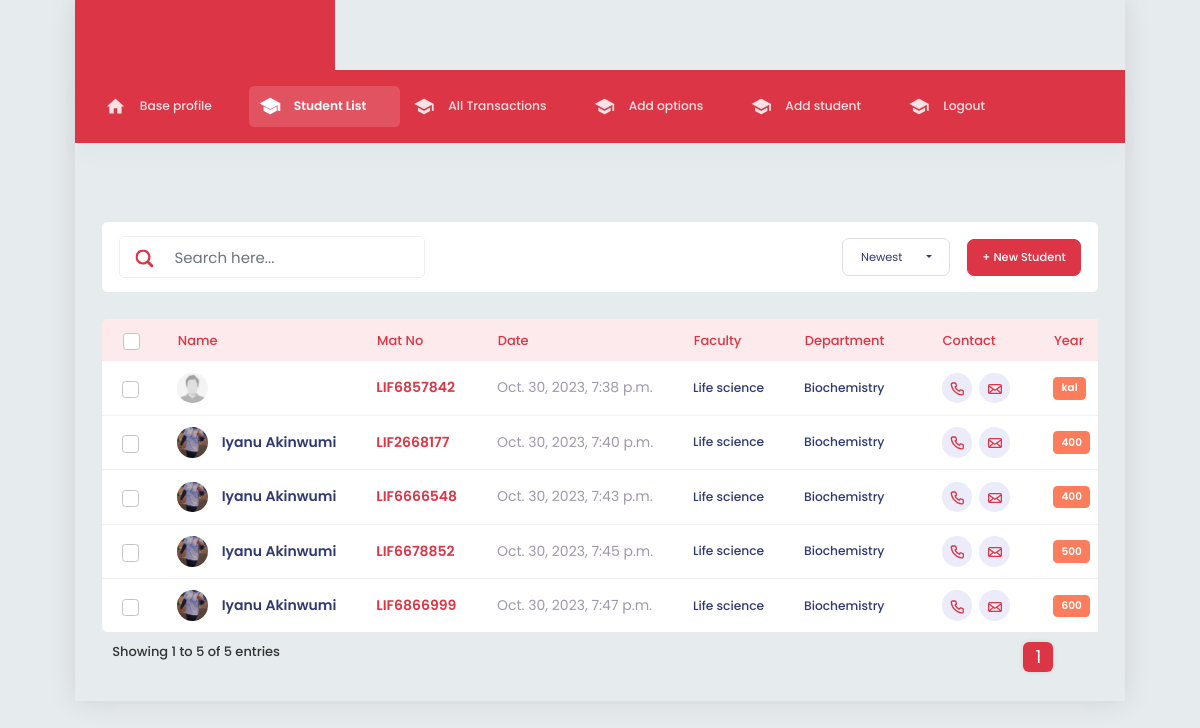
/staff/students-list (signed in), run on the app's committed database.
### app/models.py (models this page shows, shortened)
class Student(models.Model):
    user = models.OneToOneField(User, on_delete=models.CASCADE,related_name="student_user")
    mat_no = models.CharField(max_length=15)
    year = models.CharField(max_length=200)
    gender = models.CharField(choices=GENDER_CHOICES, max_length=200)
    address = models.CharField(max_length=200)
    phone = models.CharField(max_length=200)
    department = models.ForeignKey("school.Department", on_delete=models.SET_NULL, null=True)
    faculty = models.ForeignKey("school.Faculty", on_delete=models.SET_NULL, null=True)
    image = models.ImageField(null=True, blank=True)
    created_on = models.DateTimeField(auto_now_add=True)
    def get_full_name(self) -> str:
        return f"{self.user.first_name} {self.user.last_name}"

### school/models.py (models this page shows)
class Faculty(models.Model):
    title = models.CharField(max_length=200, null=True)
    created_on = models.DateTimeField(auto_now_add=True)
    def __str__(self) -> str:
        return self.title

class Department(models.Model):
    title = models.CharField(max_length=200, null=True)
    created_on = models.DateTimeField(auto_now_add=True)
    def __str__(self) -> str:
        return self.title

### staff/decorators.py (the view)
    def _wrapped_view(request, *args, **kwargs):
        is_staff = Staff.objects.filter(user = request.user).exists()
        if request.user.is_authenticated and is_staff:
            return view_func(request, *args, **kwargs)
        else:
            return HttpResponseForbidden("Permission Denied")

### staff/views.py (called while the page is built)
@staff_required
def get_all_students(request):
    students = Student.objects.all()
    context = {
        "students":students
    }
    return render(request,"staff/students-list.html",context)

### staff/templates/staff/students-list.html (shortened to what this page needs)
{% extends 'base.html' %}
{% load static %}
{% block content %}
<div class="container-fluid">
        <div class="row">
         <div class="col-xl-12">
          <div class="row">
           <div class="col-xl-12">
            <div class="page-title flex-wrap">
             <div class="input-group search-area mb-md-0 mb-3">
              <input class="form-control" placeholder="Search here..." type="text"/>
              <span class="input-group-text">
               <a href="javascript:void(0)">
               </a>
              </span>
             </div>
             <div>
              <a class="btn btn-primary" href="{% url 'staff:add-student' %}">
               + New Student
              </a>
             </div>
            </div>
           </div>
           <div class="col-xl-12 wow fadeInUp" data-wow-delay="1.5s">
            <div class="table-responsive full-data">
             <table class="table-responsive-lg table display dataTablesCard student-tab dataTable no-footer" id="example-student">
              <thead>
               <tr>
                <th>
                 <input class="form-check-input" id="checkAll" required="" type="checkbox"/>
                </th>
                <th>
                 Name
                </th>
                <th>
                 Mat No
                </th>
                <th>
                 Date
                </th>
                <th>
                 Faculty
                </th>
                <th>
                 Department
                </th>
                <th>
                 Contact
                </th>
                <th>
                 Year
                </th>
               </tr>
              </thead>
              <tbody>
                {% for student in students %}
               <tr class="">
                <td>
                 <div class="checkbox me-0 align-self-center">
                  <div class="custom-control custom-checkbox">
                   <input class="form-check-input" id="check8" required="" type="checkbox"/>
                  </div>
                 </div>
                </td>
                <td>
                 <div class="trans-list">
                  <img alt="" class="avatar avatar-sm me-3" src="{{student.image.url}}"/>
                  <h4>
                        <a href="{% url 'staff:get-student' student.id %}">   {{student.get_full_name}}</a>
                  </h4>
                 </div>
                </td>
                <td>
                 <span class="text-primary font-w600">
                  {{student.mat_no}}
                 </span>
                </td>
                <td>
                 <div class="date">
                  {{student.created_on}}
                 </div>
                </td>
                <td>
                 <h6 class="mb-0">
                  {{student.faculty}}
                 </h6>
                </td>
                <td>
                 <h6 class="mb-0">
                  {{student.department}}
                 </h6>
                </td>
                <td>
                 <div class="d-flex">
                  <div class="icon-box icon-box-sm bg-light me-2">
                   <a href="tel:+{{student.phone}}">
                   </a>
                  </div>
                  <div class="icon-box icon-box-sm bg-light">
                   <a href="mailto:{{student.user.email}}">
                   </a>
                  </div>
                 </div>
                </td>
                <td>
                 <div class="badge bg-secondary">
                  {{student.year}}
                 </div>
                </td>
                 </div>
               {% endfor %}
            </div>
           </div>
          </div>
{% endblock %}

### templates/base.html (shortened to what this page needs)
{% load static %}
<!DOCTYPE html>
<html lang="en">
 <head>
  <link href="{% static 'vendor/wow-master/css/libs/animate.css' %}" rel="stylesheet"/>
  <link href="{% static 'vendor/bootstrap-select/dist/css/bootstrap-select.min.css' %}" rel="stylesheet"/>
  <link href="{% static 'vendor/bootstrap-select-country/css/bootstrap-select-country.min.css' %}" rel="stylesheet"/>
  <link href="{% static 'vendor/jquery-nice-select/css/nice-select.css' %}" rel="stylesheet"/>
  <link href="{% static 'vendor/datepicker/css/bootstrap-datepicker.min.css' %}" rel="stylesheet"/>
  <link href="{% static 'vendor/datatables/css/jquery.dataTables.min.css' %}" rel="stylesheet"/>
  <link href="{% static 'vendor/swiper/css/swiper-bundle.min.css' %}" rel="stylesheet"/>
  <link href="{% static 'css/style.css' %}" rel="stylesheet"/>
 </head>
 <body>
  <div class="wallet-open active" id="main-wrapper">
   <div class="nav-header">
   </div>
   <div class="dlabnav">
    <div class="dlabnav-scroll">
     <ul class="metismenu" id="menu">
      <li>
       <a aria-expanded="false"  href="{% url 'dashboard' %}">
        <i class="material-symbols-outlined">
        </i>
        <span class="nav-text">
         Base profile
        </span>
       </a>
      </li>
      {% if not request.user.staff_user %}
      <li>
       <a aria-expanded="false" href="{% url 'make-payments' %}">
        <i class="material-symbols-outlined">
         school
        </i>
        <span class="nav-text">
         Make payments
        </span>
       </a>
      </li>
      <li>
        <a aria-expanded="false"  href="{% url 'transactions' %}">
         <i class="material-symbols-outlined">
          school
         </i>
         <span class="nav-text">
          All payments
         </span>
        </a>
       </li>
       {% elif request.user.staff_user %}
       <li>
        <a aria-expanded="false" href="{% url 'staff:all-students' %}">
         <i class="material-symbols-outlined">
         </i>
         <span class="nav-text">
          Student List
         </span>
        </a>
       </li>
       <li>
        <a aria-expanded="false" href="{% url 'staff:all-transactions' %}">
         <i class="material-symbols-outlined">
         </i>
         <span class="nav-text">
          All Transactions
         </span>
        </a>
       </li>
       <li>
        <a aria-expanded="false" href="{% url 'staff:add-details' %}">
         <i class="material-symbols-outlined">
         </i>
         <span class="nav-text">
          Add options
         </span>
        </a>
       </li>
       <li>
        <a aria-expanded="false" href="{% url 'staff:add-student' %}">
         <i class="material-symbols-outlined">
         </i>
         <span class="nav-text">
          Add student
         </span>
        </a>
       </li>
     {% endif %}
     <li>
      <a aria-expanded="false" href="{% url 'logout' %}">
       <i class="material-symbols-outlined">
       </i>
       <span class="nav-text">
        Logout
       </span>
      </a>
     </li>
     </ul>
    </div>
   </div>
   <div class="content-body">
    {% block content %}
    {% endblock %}
</body>
</html>

### data on the page
Student: image (placeholder picture), mat_no "LIF6857842", created_on "Oct. 30, 2023, 7:38 p.m.", faculty "Life science", department "Biochemistry", year "kal"
Student: image (picture), get_full_name "Iyanu Akinwumi", mat_no "LIF2668177", created_on "Oct. 30, 2023, 7:40 p.m.", faculty "Life science", department "Biochemistry", year "400"
Student: image (picture), get_full_name "Iyanu Akinwumi", mat_no "LIF6666548", created_on "Oct. 30, 2023, 7:43 p.m.", faculty "Life science", department "Biochemistry", year "400"
Student: image (picture), get_full_name "Iyanu Akinwumi", mat_no "LIF6678852", created_on "Oct. 30, 2023, 7:45 p.m.", faculty "Life science", department "Biochemistry", year "500"
Student: image (picture), get_full_name "Iyanu Akinwumi", mat_no "LIF6866999", created_on "Oct. 30, 2023, 7:47 p.m.", faculty "Life science", department "Biochemistry", year "600"
